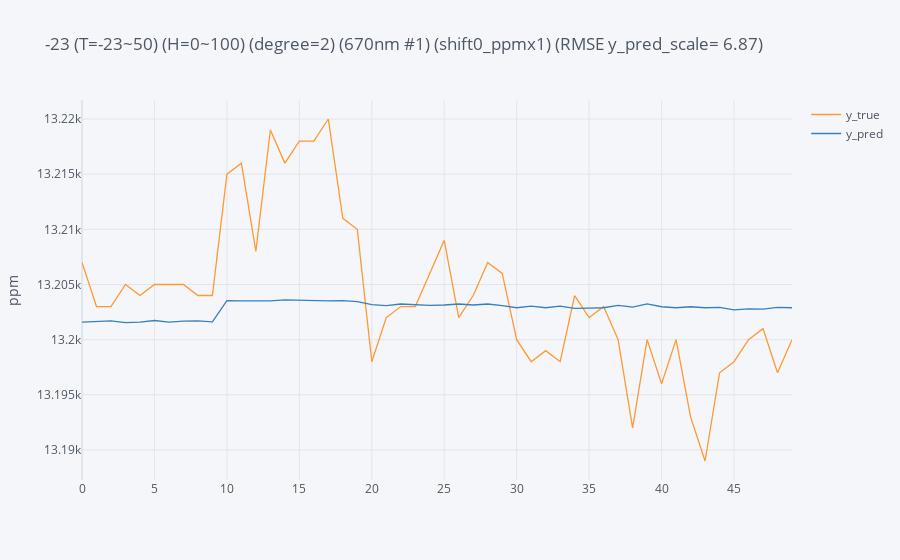

Here is the notebook cell this chart was saved with:
### Code cell
df_all = pd.concat(train_data_list).reset_index(drop=True)
df_test = pd.concat([df_30C]).reset_index(drop=True)

y_train = df_all[channel]
x_train = df_all[['Temperature', 'Humidity']]
y_test = df_test[channel]
x_test = df_test[['Temperature', 'Humidity']]

os.chdir(path) 
white_card = model.model(folder_name=folder_name,
                         sensor_number=sensor_number,
                         channel=channel,
                         x_train=x_train, 
                         y_train=y_train, 
                         x_test=x_test, 
                         y_test=y_test, 
                         model_name=model_name, 
                         degree=degree_white_card,
                         step=humidity_step,                         
                         ppm=-23,
                         humidity_feature=white_card_humidity_feature)

white_intercept, white_coef = white_card.regression()
white_card.save_white_card_side_coef(parameter=parameter)
white_card.plot()
# white_intercept, white_coef = white_card.coef()

### Figure 1 — Plotly figure (JSON) as saved in the notebook; plotly's stock layout.template omitted (floating-point values rounded to 4 significant figures)
{"data": [{"line": {"color": "rgba(255, 153, 51, 1.0)", "dash": "solid", "shape": "linear", "width": 1.3}, "mode": "lines", "name": "y_true", "text": "", "type": "scatter", "x": [0, 1, 2, 3, 4, 5, 6, 7, 8, 9, 10, 11, 12, 13, 14, 15, 16, 17, 18, 19, 20, 21, 22, 23, 24, 25, 26, 27, 28, 29, 30, 31, 32, 33, 34, 35, 36, 37, 38, 39, 40, 41, 42, 43, 44, 45, 46, 47, 48, 49], "y": [13207, 13203, 13203, 13205, 13204, 13205, 13205, 13205, 13204, 13204, 13215, 13216, 13208, 13219, 13216, 13218, 13218, 13220, 13211, 13210, 13198, 13202, 13203, 13203, 13206, 13209, 13202, 13204, 13207, 13206, 13200, 13198, 13199, 13198, 13204, 13202, 13203, 13200, 13192, 13200, 13196, 13200, 13193, 13189, 13197, 13198, 13200, 13201, 13197, 13200]}, {"line": {"color": "rgba(55, 128, 191, 1.0)", "dash": "solid", "shape": "linear", "width": 1.3}, "mode": "lines", "name": "y_pred", "text": "", "type": "scatter", "x": [0, 1, 2, 3, 4, 5, 6, 7, 8, 9, 10, 11, 12, 13, 14, 15, 16, 17, 18, 19, 20, 21, 22, 23, 24, 25, 26, 27, 28, 29, 30, 31, 32, 33, 34, 35, 36, 37, 38, 39, 40, 41, 42, 43, 44, 45, 46, 47, 48, 49], "y": [13200.0, 13200.0, 13200.0, 13200.0, 13200.0, 13200.0, 13200.0, 13200.0, 13200.0, 13200.0, 13200.0, 13200.0, 13200.0, 13200.0, 13200.0, 13200.0, 13200.0, 13200.0, 13200.0, 13200.0, 13200.0, 13200.0, 13200.0, 13200.0, 13200.0, 13200.0, 13200.0, 13200.0, 13200.0, 13200.0, 13200.0, 13200.0, 13200.0, 13200.0, 13200.0, 13200.0, 13200.0, 13200.0, 13200.0, 13200.0, 13200.0, 13200.0, 13200.0, 13200.0, 13200.0, 13200.0, 13200.0, 13200.0, 13200.0, 13200.0]}], "layout": {"legend": {"bgcolor": "#F5F6F9", "font": {"color": "#4D5663"}}, "paper_bgcolor": "#F5F6F9", "plot_bgcolor": "#F5F6F9", "title": {"font": {"color": "#4D5663"}, "text": "-23 (T=-23~50) (H=0~100) (degree=2) (670nm #1) (shift0_ppmx1) (RMSE y_pred_scale= 6.87)"}, "xaxis": {"gridcolor": "#E1E5ED", "showgrid": true, "tickfont": {"color": "#4D5663"}, "title": {"font": {"color": "#4D5663"}, "text": ""}, "zerolinecolor": "#E1E5ED"}, "yaxis": {"gridcolor": "#E1E5ED", "showgrid": true, "tickfont": {"color": "#4D5663"}, "title": {"font": {"color": "#4D5663"}, "text": "ppm"}, "zerolinecolor": "#E1E5ED"}}}
